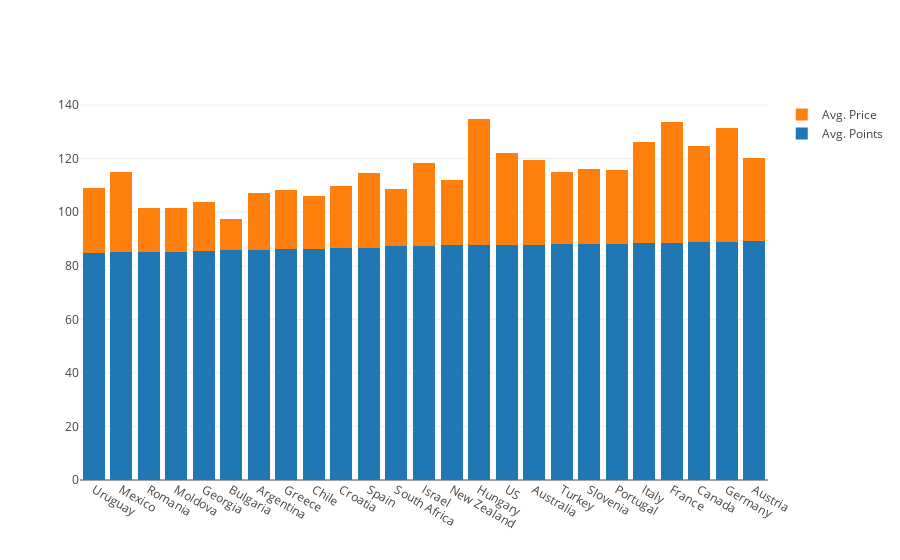

The code cell stored with this chart in its notebook:
### Markdown cell above
**Plot Points/Price per Country**

Bar graph is sorted by country points: low to high

Wine from New Zealand or South Africa is the best bang for your buck!

### Code cell
import plotly.offline as py
from plotly.offline import iplot
py.offline.init_notebook_mode(connected=True)
import plotly.graph_objs as go

trace1 = go.Bar(
    x= country.index,
    y= country['Avg. Points'],
    name='Avg. Points'
)

trace2= go.Bar(
    x= country.index,
    y= country['Avg. Price'],
    name='Avg. Price'
)

data=[trace1, trace2]
layout=go.Layout(
    barmode='stack')

fig=go.Figure(data=data, layout=layout)
py.iplot(fig, filename='stacked-bar')

### Figure 1 — Plotly figure (JSON) as saved in the notebook; plotly's stock layout.template omitted (floating-point values rounded to 4 significant figures)
{"data": [{"name": "Avg. Points", "type": "bar", "x": ["Uruguay", "Mexico", "Romania", "Moldova", "Georgia", "Bulgaria", "Argentina", "Greece", "Chile", "Croatia", "Spain", "South Africa", "Israel", "New Zealand", "Hungary", "US", "Australia", "Turkey", "Slovenia", "Portugal", "Italy", "France", "Canada", "Germany", "Austria"], "y": [84.78, 85.09, 85.25, 85.28, 85.57, 85.77, 86.08, 86.21, 86.28, 86.75, 86.75, 87.24, 87.42, 87.6, 87.65, 87.91, 87.94, 88.2, 88.2, 88.26, 88.45, 88.63, 88.72, 88.83, 89.34]}, {"name": "Avg. Price", "type": "bar", "x": ["Uruguay", "Mexico", "Romania", "Moldova", "Georgia", "Bulgaria", "Argentina", "Greece", "Chile", "Croatia", "Spain", "South Africa", "Israel", "New Zealand", "Hungary", "US", "Australia", "Turkey", "Slovenia", "Portugal", "Italy", "France", "Canada", "Germany", "Austria"], "y": [24.39, 29.76, 16.29, 16.17, 18.27, 11.68, 21.23, 22.21, 19.78, 23.09, 27.93, 21.58, 30.85, 24.59, 47.17, 34.12, 31.63, 26.87, 27.8, 27.62, 37.9, 44.91, 36.04, 42.54, 31.09]}], "layout": {"barmode": "stack"}}
